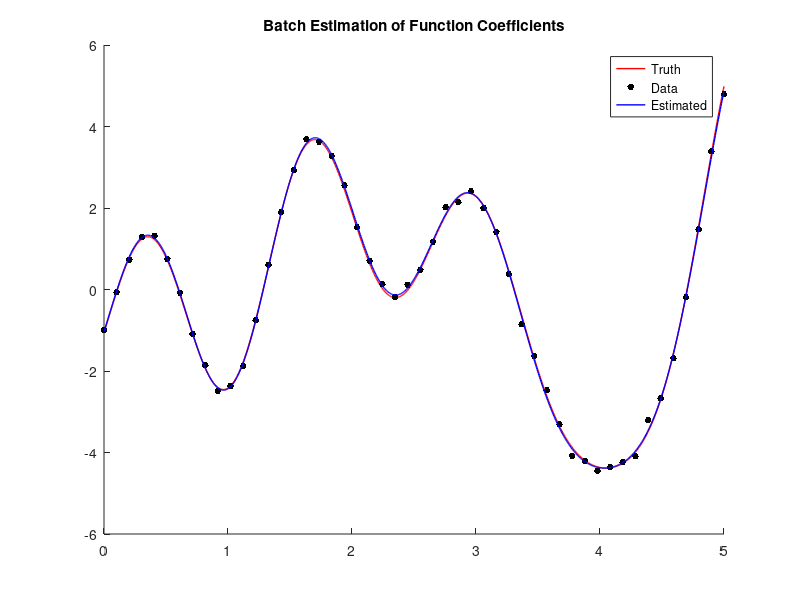
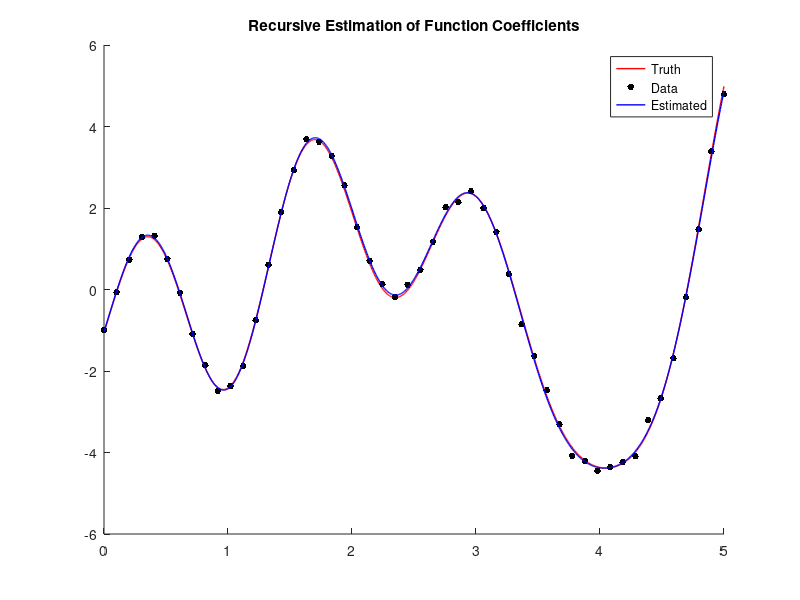

Write MATLAB code to recreate these figures, in order.
clear;

% Suppose we know that a signal is a linear combination of sinusoids
% i.e. f(t) = a1*sin(omeg1*t + phi1) + ...
% Suppose that we know omeg and phi, but we do not know the coefficients
n = 10;
omeg = linspace(1, 5, n);
phi = linspace(0, 2*pi, n);

% Define the ground truth coefficients
aTruth = randn(1, n)';

h = @(t) sin((t')*omeg + phi);
f = @(t, a) h(t)*a;

% Sample the function
N = 50;
t = linspace(0, 5, N);
sigv2 = 0.01;
R = diag(sigv2*ones(1, N));
z = f(t, aTruth) + mvnrnd(zeros(N, 1), R)';

% Batch process the data
H = h(t);
RInv = inv(R);
PHat = inv((H')*RInv*H);
aHatB = PHat*(H')*RInv*z;

figure(1);
clf;
hold on;

tS = linspace(0, 5, 1000);
zS = f(tS, aTruth);

plot(tS, zS, '-r', 'LineWidth', 1);
plot(t, z, '.k', 'MarkerSize', 15);
plot(tS, f(tS, aHatB), '-b', 'LineWidth', 1);

legend('Truth', 'Data', 'Estimated');
title('Batch Estimation of Function Coefficients');

% Recursively process the data
pHat = diag(1e3.*ones(1, n));
aHat = zeros(n, 1);

ind = randperm(N);

for iii = 1:N
    Hi = H(ind(iii),:);
    Ri = R(ind(iii),ind(iii));
    zi = z(ind(iii));
    
    pHatNew = inv(inv(pHat) + (Hi')*inv(Ri)*Hi);
    aHat = pHatNew*inv(pHat)*aHat + pHatNew*(Hi')*inv(Ri)*zi;
    pHat = pHatNew;
    
    figure(2);
    clf;
    hold on;
    
    plot(tS, zS, '-r', 'LineWidth', 1);
    plot(t(ind(1:iii)), z(ind(1:iii)), '.k', 'MarkerSize', 15);
    plot(tS, f(tS, aHat), '-b', 'LineWidth', 1);
    
    legend('Truth', 'Data', 'Estimated');
    title('Recursive Estimation of Function Coefficients');
    
    fprintf('Max singular value of P: %.6f\n', max(svd(pHat)));
end
